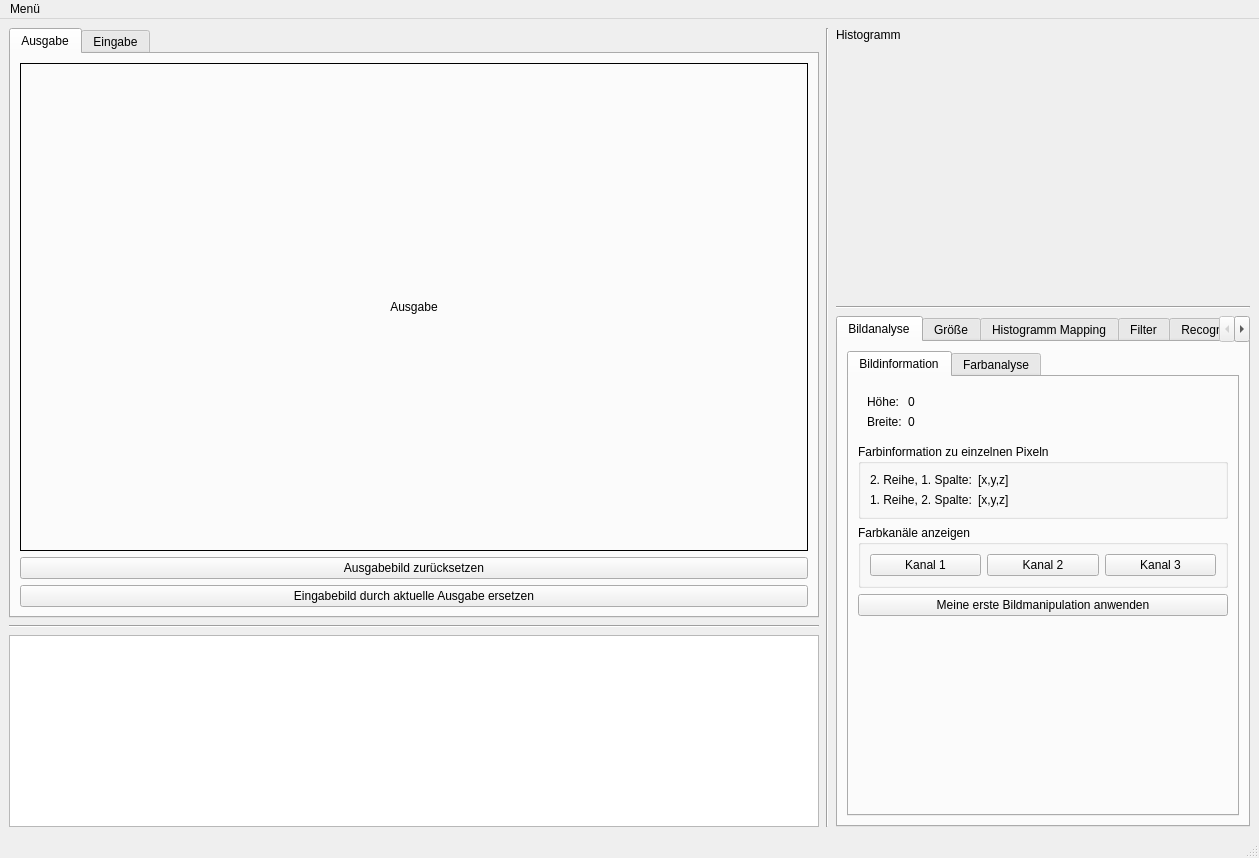
<?xml version="1.0" encoding="UTF-8"?>
<ui version="4.0">
 <class>MainWindow</class>
 <widget class="QMainWindow" name="MainWindow">
  <property name="geometry">
   <rect>
    <x>0</x>
    <y>0</y>
    <width>1259</width>
    <height>858</height>
   </rect>
  </property>
  <property name="windowTitle">
   <string>Image Playground</string>
  </property>
  <widget class="QWidget" name="centralwidget">
   <property name="sizePolicy">
    <sizepolicy hsizetype="Maximum" vsizetype="Maximum">
     <horstretch>0</horstretch>
     <verstretch>0</verstretch>
    </sizepolicy>
   </property>
   <layout class="QHBoxLayout" name="horizontalLayout_5">
    <item>
     <layout class="QHBoxLayout" name="horizontalLayout">
      <property name="spacing">
       <number>7</number>
      </property>
      <property name="sizeConstraint">
       <enum>QLayout::SetDefaultConstraint</enum>
      </property>
      <item>
       <layout class="QVBoxLayout" name="layout_left">
        <item>
         <widget class="QTabWidget" name="tab_widget_image">
          <property name="minimumSize">
           <size>
            <width>500</width>
            <height>500</height>
           </size>
          </property>
          <property name="autoFillBackground">
           <bool>true</bool>
          </property>
          <property name="currentIndex">
           <number>0</number>
          </property>
          <widget class="QWidget" name="tab_output_image">
           <property name="autoFillBackground">
            <bool>false</bool>
           </property>
           <attribute name="title">
            <string>Ausgabe</string>
           </attribute>
           <layout class="QVBoxLayout" name="verticalLayout_3">
            <item>
             <widget class="QLabel" name="label_output_image">
              <property name="sizePolicy">
               <sizepolicy hsizetype="MinimumExpanding" vsizetype="MinimumExpanding">
                <horstretch>0</horstretch>
                <verstretch>0</verstretch>
               </sizepolicy>
              </property>
              <property name="frameShape">
               <enum>QFrame::Box</enum>
              </property>
              <property name="frameShadow">
               <enum>QFrame::Plain</enum>
              </property>
              <property name="text">
               <string>Ausgabe</string>
              </property>
              <property name="scaledContents">
               <bool>false</bool>
              </property>
              <property name="alignment">
               <set>Qt::AlignCenter</set>
              </property>
             </widget>
            </item>
            <item>
             <widget class="QPushButton" name="pushButton_reset_output_image">
              <property name="text">
               <string>Ausgabebild zurücksetzen</string>
              </property>
             </widget>
            </item>
            <item>
             <widget class="QPushButton" name="pushButton_overwrite_input_image">
              <property name="text">
               <string>Eingabebild durch aktuelle Ausgabe ersetzen</string>
              </property>
             </widget>
            </item>
           </layout>
          </widget>
          <widget class="QWidget" name="tab_input_image">
           <attribute name="title">
            <string>Eingabe</string>
           </attribute>
           <layout class="QVBoxLayout" name="verticalLayout_4">
            <item>
             <widget class="QLabel" name="label_input_image">
              <property name="sizePolicy">
               <sizepolicy hsizetype="MinimumExpanding" vsizetype="MinimumExpanding">
                <horstretch>0</horstretch>
                <verstretch>0</verstretch>
               </sizepolicy>
              </property>
              <property name="autoFillBackground">
               <bool>false</bool>
              </property>
              <property name="frameShape">
               <enum>QFrame::Box</enum>
              </property>
              <property name="text">
               <string>Eingabe</string>
              </property>
              <property name="scaledContents">
               <bool>false</bool>
              </property>
              <property name="alignment">
               <set>Qt::AlignCenter</set>
              </property>
             </widget>
            </item>
           </layout>
          </widget>
         </widget>
        </item>
        <item>
         <widget class="Line" name="line">
          <property name="orientation">
           <enum>Qt::Horizontal</enum>
          </property>
         </widget>
        </item>
        <item alignment="Qt::AlignBottom">
         <widget class="QTextBrowser" name="text_output">
          <property name="minimumSize">
           <size>
            <width>0</width>
            <height>150</height>
           </size>
          </property>
         </widget>
        </item>
       </layout>
      </item>
      <item>
       <widget class="Line" name="vertical_line">
        <property name="orientation">
         <enum>Qt::Vertical</enum>
        </property>
       </widget>
      </item>
      <item>
       <layout class="QVBoxLayout" name="layout_right">
        <item>
         <widget class="QLabel" name="label">
          <property name="text">
           <string>Histogramm</string>
          </property>
         </widget>
        </item>
        <item>
         <widget class="MplWidget" name="widget_histogram" native="true">
          <property name="sizePolicy">
           <sizepolicy hsizetype="Fixed" vsizetype="Fixed">
            <horstretch>0</horstretch>
            <verstretch>0</verstretch>
           </sizepolicy>
          </property>
          <property name="minimumSize">
           <size>
            <width>400</width>
            <height>250</height>
           </size>
          </property>
          <property name="autoFillBackground">
           <bool>true</bool>
          </property>
         </widget>
        </item>
        <item>
         <widget class="Line" name="horizontal_line">
          <property name="contextMenuPolicy">
           <enum>Qt::PreventContextMenu</enum>
          </property>
          <property name="orientation">
           <enum>Qt::Horizontal</enum>
          </property>
         </widget>
        </item>
        <item>
         <widget class="QTabWidget" name="tabWidget_controller">
          <property name="sizePolicy">
           <sizepolicy hsizetype="Maximum" vsizetype="Expanding">
            <horstretch>0</horstretch>
            <verstretch>0</verstretch>
           </sizepolicy>
          </property>
          <property name="minimumSize">
           <size>
            <width>400</width>
            <height>0</height>
           </size>
          </property>
          <property name="currentIndex">
           <number>0</number>
          </property>
          <widget class="QWidget" name="tab_image_analysis">
           <attribute name="title">
            <string>Bildanalyse</string>
           </attribute>
           <layout class="QVBoxLayout" name="verticalLayout_7">
            <item>
             <widget class="QTabWidget" name="tabWidget_analysis">
              <property name="sizePolicy">
               <sizepolicy hsizetype="Maximum" vsizetype="MinimumExpanding">
                <horstretch>0</horstretch>
                <verstretch>0</verstretch>
               </sizepolicy>
              </property>
              <property name="minimumSize">
               <size>
                <width>380</width>
                <height>0</height>
               </size>
              </property>
              <property name="currentIndex">
               <number>0</number>
              </property>
              <widget class="QWidget" name="widget_image_information">
               <attribute name="title">
                <string>Bildinformation</string>
               </attribute>
               <layout class="QVBoxLayout" name="verticalLayout_8">
                <item>
                 <widget class="QWidget" name="widget" native="true">
                  <layout class="QFormLayout" name="formLayout">
                   <item row="0" column="0">
                    <widget class="QLabel" name="label_height_text">
                     <property name="text">
                      <string>Höhe:</string>
                     </property>
                    </widget>
                   </item>
                   <item row="0" column="1">
                    <widget class="QLabel" name="label_height_image">
                     <property name="text">
                      <string>0</string>
                     </property>
                    </widget>
                   </item>
                   <item row="1" column="0">
                    <widget class="QLabel" name="label_width_text">
                     <property name="text">
                      <string>Breite:</string>
                     </property>
                    </widget>
                   </item>
                   <item row="1" column="1">
                    <widget class="QLabel" name="label_width_image">
                     <property name="text">
                      <string>0</string>
                     </property>
                    </widget>
                   </item>
                  </layout>
                 </widget>
                </item>
                <item>
                 <widget class="QGroupBox" name="groupBox_2">
                  <property name="title">
                   <string>Farbinformation zu einzelnen Pixeln</string>
                  </property>
                  <layout class="QFormLayout" name="formLayout_4">
                   <item row="0" column="0">
                    <widget class="QLabel" name="label_4">
                     <property name="text">
                      <string>2. Reihe, 1. Spalte:</string>
                     </property>
                    </widget>
                   </item>
                   <item row="0" column="1">
                    <widget class="QLabel" name="label_color_pixel1">
                     <property name="text">
                      <string>[x,y,z]</string>
                     </property>
                    </widget>
                   </item>
                   <item row="1" column="0">
                    <widget class="QLabel" name="label_5">
                     <property name="text">
                      <string>1. Reihe, 2. Spalte:</string>
                     </property>
                    </widget>
                   </item>
                   <item row="1" column="1">
                    <widget class="QLabel" name="label_color_pixel2">
                     <property name="text">
                      <string>[x,y,z]</string>
                     </property>
                    </widget>
                   </item>
                  </layout>
                 </widget>
                </item>
                <item>
                 <widget class="QGroupBox" name="groupBox">
                  <property name="title">
                   <string>Farbkanäle anzeigen</string>
                  </property>
                  <layout class="QHBoxLayout" name="horizontalLayout_4">
                   <item>
                    <widget class="QPushButton" name="pushButton_show_channel1">
                     <property name="text">
                      <string>Kanal 1</string>
                     </property>
                    </widget>
                   </item>
                   <item>
                    <widget class="QPushButton" name="pushButton_show_channel2">
                     <property name="text">
                      <string>Kanal 2</string>
                     </property>
                    </widget>
                   </item>
                   <item>
                    <widget class="QPushButton" name="pushButton_show_channel3">
                     <property name="text">
                      <string>Kanal 3</string>
                     </property>
                    </widget>
                   </item>
                  </layout>
                 </widget>
                </item>
                <item>
                 <widget class="QPushButton" name="pushButton_do_image_manipulation">
                  <property name="text">
                   <string>Meine erste Bildmanipulation anwenden</string>
                  </property>
                 </widget>
                </item>
                <item>
                 <spacer name="verticalSpacer_3">
                  <property name="orientation">
                   <enum>Qt::Vertical</enum>
                  </property>
                  <property name="sizeHint" stdset="0">
                   <size>
                    <width>20</width>
                    <height>40</height>
                   </size>
                  </property>
                 </spacer>
                </item>
               </layout>
              </widget>
              <widget class="QWidget" name="widget_color_analysis">
               <property name="sizePolicy">
                <sizepolicy hsizetype="Fixed" vsizetype="Fixed">
                 <horstretch>0</horstretch>
                 <verstretch>0</verstretch>
                </sizepolicy>
               </property>
               <attribute name="title">
                <string>Farbanalyse</string>
               </attribute>
               <layout class="QVBoxLayout" name="verticalLayout_5">
                <item>
                 <layout class="QVBoxLayout" name="verticalLayout_color_analysis">
                  <item>
                   <widget class="QLabel" name="label_color_analysis">
                    <property name="maximumSize">
                     <size>
                      <width>16777215</width>
                      <height>20</height>
                     </size>
                    </property>
                    <property name="text">
                     <string>Anzahl Cluster: </string>
                    </property>
                    <property name="scaledContents">
                     <bool>false</bool>
                    </property>
                    <property name="alignment">
                     <set>Qt::AlignLeading|Qt::AlignLeft|Qt::AlignTop</set>
                    </property>
                   </widget>
                  </item>
                  <item>
                   <widget class="QSlider" name="horizontalSlider_color_clusters">
                    <property name="sizePolicy">
                     <sizepolicy hsizetype="Maximum" vsizetype="Fixed">
                      <horstretch>0</horstretch>
                      <verstretch>0</verstretch>
                     </sizepolicy>
                    </property>
                    <property name="minimumSize">
                     <size>
                      <width>370</width>
                      <height>0</height>
                     </size>
                    </property>
                    <property name="sizeIncrement">
                     <size>
                      <width>380</width>
                      <height>0</height>
                     </size>
                    </property>
                    <property name="minimum">
                     <number>1</number>
                    </property>
                    <property name="maximum">
                     <number>10</number>
                    </property>
                    <property name="sliderPosition">
                     <number>3</number>
                    </property>
                    <property name="orientation">
                     <enum>Qt::Horizontal</enum>
                    </property>
                    <property name="tickPosition">
                     <enum>QSlider::TicksBelow</enum>
                    </property>
                    <property name="tickInterval">
                     <number>1</number>
                    </property>
                   </widget>
                  </item>
                  <item>
                   <widget class="Line" name="line_2">
                    <property name="sizePolicy">
                     <sizepolicy hsizetype="Maximum" vsizetype="Fixed">
                      <horstretch>0</horstretch>
                      <verstretch>0</verstretch>
                     </sizepolicy>
                    </property>
                    <property name="minimumSize">
                     <size>
                      <width>370</width>
                      <height>0</height>
                     </size>
                    </property>
                    <property name="sizeIncrement">
                     <size>
                      <width>370</width>
                      <height>0</height>
                     </size>
                    </property>
                    <property name="orientation">
                     <enum>Qt::Horizontal</enum>
                    </property>
                   </widget>
                  </item>
                  <item>
                   <widget class="QLabel" name="label_image_color_analysis_output">
                    <property name="sizePolicy">
                     <sizepolicy hsizetype="Maximum" vsizetype="Preferred">
                      <horstretch>0</horstretch>
                      <verstretch>0</verstretch>
                     </sizepolicy>
                    </property>
                    <property name="minimumSize">
                     <size>
                      <width>370</width>
                      <height>0</height>
                     </size>
                    </property>
                    <property name="text">
                     <string>Output</string>
                    </property>
                    <property name="alignment">
                     <set>Qt::AlignCenter</set>
                    </property>
                   </widget>
                  </item>
                 </layout>
                </item>
               </layout>
              </widget>
             </widget>
            </item>
           </layout>
          </widget>
          <widget class="QWidget" name="tab_geometric_adjustments">
           <attribute name="title">
            <string>Größe</string>
           </attribute>
           <layout class="QGridLayout" name="gridLayout_2">
            <item row="1" column="1">
             <widget class="QLineEdit" name="lineEdit_image_width">
              <property name="sizePolicy">
               <sizepolicy hsizetype="Fixed" vsizetype="Fixed">
                <horstretch>0</horstretch>
                <verstretch>0</verstretch>
               </sizepolicy>
              </property>
              <property name="placeholderText">
               <string>100</string>
              </property>
             </widget>
            </item>
            <item row="4" column="0" colspan="2">
             <widget class="QPushButton" name="pushButton_adjust_image_size">
              <property name="text">
               <string>Größe anpassen</string>
              </property>
             </widget>
            </item>
            <item row="2" column="1">
             <widget class="QCheckBox" name="checkBox_fix_image_size">
              <property name="text">
               <string>Seitenverhältnis fixieren</string>
              </property>
              <property name="checked">
               <bool>true</bool>
              </property>
             </widget>
            </item>
            <item row="1" column="0">
             <widget class="QLabel" name="label_3">
              <property name="text">
               <string>Neue Breite</string>
              </property>
             </widget>
            </item>
            <item row="0" column="1">
             <widget class="QLineEdit" name="lineEdit_image_height">
              <property name="sizePolicy">
               <sizepolicy hsizetype="Fixed" vsizetype="Fixed">
                <horstretch>0</horstretch>
                <verstretch>0</verstretch>
               </sizepolicy>
              </property>
              <property name="placeholderText">
               <string>100</string>
              </property>
             </widget>
            </item>
            <item row="0" column="0">
             <widget class="QLabel" name="label_2">
              <property name="text">
               <string>Neue Höhe</string>
              </property>
             </widget>
            </item>
            <item row="5" column="1">
             <spacer name="verticalSpacer">
              <property name="orientation">
               <enum>Qt::Vertical</enum>
              </property>
              <property name="sizeHint" stdset="0">
               <size>
                <width>20</width>
                <height>40</height>
               </size>
              </property>
             </spacer>
            </item>
           </layout>
          </widget>
          <widget class="QWidget" name="tab_histogram_manip">
           <attribute name="title">
            <string>Histogramm Mapping</string>
           </attribute>
           <layout class="QVBoxLayout" name="verticalLayout_9">
            <item>
             <widget class="QPushButton" name="pushButton_hist_stretch">
              <property name="text">
               <string>Histogram Stretch</string>
              </property>
             </widget>
            </item>
            <item>
             <widget class="QPushButton" name="pushButton_hist_equalization">
              <property name="text">
               <string>Histogram Equalization</string>
              </property>
             </widget>
            </item>
            <item>
             <widget class="Line" name="line_3">
              <property name="orientation">
               <enum>Qt::Horizontal</enum>
              </property>
             </widget>
            </item>
            <item>
             <widget class="QPushButton" name="pushButton_hist_log">
              <property name="text">
               <string>Logarithmus</string>
              </property>
             </widget>
            </item>
            <item>
             <widget class="QPushButton" name="pushButton_hist_exp">
              <property name="text">
               <string>Exponentialfunktion</string>
              </property>
             </widget>
            </item>
            <item>
             <widget class="QPushButton" name="pushButton_hist_inv">
              <property name="text">
               <string>Histogramm invertieren</string>
              </property>
             </widget>
            </item>
            <item>
             <widget class="QGroupBox" name="groupBox_6">
              <property name="title">
               <string>Threshold</string>
              </property>
              <layout class="QVBoxLayout" name="verticalLayout">
               <property name="topMargin">
                <number>0</number>
               </property>
               <property name="bottomMargin">
                <number>0</number>
               </property>
               <item>
                <widget class="QSlider" name="horizontalSlider_hist_threshold">
                 <property name="maximum">
                  <number>255</number>
                 </property>
                 <property name="value">
                  <number>128</number>
                 </property>
                 <property name="orientation">
                  <enum>Qt::Horizontal</enum>
                 </property>
                 <property name="tickPosition">
                  <enum>QSlider::TicksBelow</enum>
                 </property>
                 <property name="tickInterval">
                  <number>0</number>
                 </property>
                </widget>
               </item>
              </layout>
             </widget>
            </item>
            <item>
             <widget class="QPushButton" name="pushButton_hist_fill">
              <property name="text">
               <string>Histogrammlücken füllen</string>
              </property>
             </widget>
            </item>
            <item>
             <spacer name="verticalSpacer_4">
              <property name="orientation">
               <enum>Qt::Vertical</enum>
              </property>
              <property name="sizeHint" stdset="0">
               <size>
                <width>20</width>
                <height>40</height>
               </size>
              </property>
             </spacer>
            </item>
           </layout>
          </widget>
          <widget class="QWidget" name="tab_filter">
           <attribute name="title">
            <string>Filter</string>
           </attribute>
           <layout class="QVBoxLayout" name="verticalLayout_6">
            <item>
             <widget class="QGroupBox" name="groupBox_3">
              <property name="sizePolicy">
               <sizepolicy hsizetype="Minimum" vsizetype="Minimum">
                <horstretch>0</horstretch>
                <verstretch>0</verstretch>
               </sizepolicy>
              </property>
              <property name="title">
               <string>Weichzeichnungsfilter</string>
              </property>
              <layout class="QVBoxLayout" name="verticalLayout_11">
               <item>
                <widget class="QWidget" name="widget_2" native="true">
                 <layout class="QHBoxLayout" name="horizontalLayout_7">
                  <property name="topMargin">
                   <number>0</number>
                  </property>
                  <property name="bottomMargin">
                   <number>0</number>
                  </property>
                  <item>
                   <widget class="QLabel" name="label_8">
                    <property name="text">
                     <string>Filtergröße:</string>
                    </property>
                   </widget>
                  </item>
                  <item>
                   <widget class="QSpinBox" name="spinBox_filter_avg_size">
                    <property name="readOnly">
                     <bool>false</bool>
                    </property>
                    <property name="buttonSymbols">
                     <enum>QAbstractSpinBox::UpDownArrows</enum>
                    </property>
                    <property name="accelerated">
                     <bool>false</bool>
                    </property>
                    <property name="correctionMode">
                     <enum>QAbstractSpinBox::CorrectToNearestValue</enum>
                    </property>
                    <property name="keyboardTracking">
                     <bool>false</bool>
                    </property>
                    <property name="showGroupSeparator" stdset="0">
                     <bool>false</bool>
                    </property>
                    <property name="minimum">
                     <number>3</number>
                    </property>
                    <property name="singleStep">
                     <number>2</number>
                    </property>
                   </widget>
                  </item>
                 </layout>
                </widget>
               </item>
               <item>
                <widget class="QWidget" name="widget_3" native="true">
                 <layout class="QHBoxLayout" name="horizontalLayout_6">
                  <property name="topMargin">
                   <number>0</number>
                  </property>
                  <property name="bottomMargin">
                   <number>0</number>
                  </property>
                  <item>
                   <widget class="QPushButton" name="pushButton_filter_movAvg">
                    <property name="text">
                     <string>Moving Average</string>
                    </property>
                   </widget>
                  </item>
                  <item>
                   <widget class="QPushButton" name="pushButton_filter_gauss">
                    <property name="sizePolicy">
                     <sizepolicy hsizetype="Minimum" vsizetype="Fixed">
                      <horstretch>0</horstretch>
                      <verstretch>0</verstretch>
                     </sizepolicy>
                    </property>
                    <property name="text">
                     <string>Gauß-Filter</string>
                    </property>
                   </widget>
                  </item>
                  <item>
                   <widget class="QPushButton" name="pushButton_filter_median">
                    <property name="text">
                     <string>Median-Filter</string>
                    </property>
                   </widget>
                  </item>
                 </layout>
                </widget>
               </item>
              </layout>
             </widget>
            </item>
            <item>
             <widget class="QGroupBox" name="groupBox_4">
              <property name="sizePolicy">
               <sizepolicy hsizetype="Minimum" vsizetype="Preferred">
                <horstretch>0</horstretch>
                <verstretch>0</verstretch>
               </sizepolicy>
              </property>
              <property name="title">
               <string>Kantenerkennung</string>
              </property>
              <layout class="QHBoxLayout" name="horizontalLayout_3">
               <property name="topMargin">
                <number>0</number>
               </property>
               <property name="bottomMargin">
                <number>0</number>
               </property>
               <item>
                <widget class="QPushButton" name="pushButton_filter_sobelX">
                 <property name="text">
                  <string>Sobel X</string>
                 </property>
                </widget>
               </item>
               <item>
                <widget class="QPushButton" name="pushButton_filter_sobelY">
                 <property name="text">
                  <string>Sobel Y</string>
                 </property>
                </widget>
               </item>
              </layout>
             </widget>
            </item>
            <item>
             <widget class="Line" name="line_4">
              <property name="orientation">
               <enum>Qt::Horizontal</enum>
              </property>
             </widget>
            </item>
            <item>
             <widget class="QGroupBox" name="groupBox_5">
              <property name="title">
               <string>Moving Average - Auswertung</string>
              </property>
              <layout class="QVBoxLayout" name="verticalLayout_10">
               <property name="topMargin">
                <number>0</number>
               </property>
               <property name="bottomMargin">
                <number>0</number>
               </property>
               <item>
                <widget class="QPushButton" name="pushButton_filter_movAvg_conv">
                 <property name="text">
                  <string>Faltung</string>
                 </property>
                </widget>
               </item>
               <item>
                <widget class="QPushButton" name="pushButton_filter_movAvg_sep">
                 <property name="text">
                  <string>Separierbarer Filter</string>
                 </property>
                </widget>
               </item>
               <item>
                <widget class="QPushButton" name="pushButton_filter_movAvg_int">
                 <property name="text">
                  <string>Integralbild</string>
                 </property>
                </widget>
               </item>
               <item>
                <widget class="Line" name="line_5">
                 <property name="orientation">
                  <enum>Qt::Horizontal</enum>
                 </property>
                </widget>
               </item>
               <item>
                <widget class="QPushButton" name="pushButton_filter_evaluation">
                 <property name="text">
                  <string>Auswertung durchführen</string>
                 </property>
                </widget>
               </item>
              </layout>
             </widget>
            </item>
            <item>
             <spacer name="verticalSpacer_2">
              <property name="orientation">
               <enum>Qt::Vertical</enum>
              </property>
              <property name="sizeHint" stdset="0">
               <size>
                <width>20</width>
                <height>40</height>
               </size>
              </property>
             </spacer>
            </item>
           </layout>
          </widget>
          <widget class="QWidget" name="tab_AI">
           <attribute name="title">
            <string>Recognition</string>
           </attribute>
           <layout class="QFormLayout" name="formLayout_3">
            <item row="0" column="0">
             <widget class="QPushButton" name="pushButton_AWS_Labeling">
              <property name="text">
               <string>AWS Rekognition Labeling</string>
              </property>
             </widget>
            </item>
           </layout>
          </widget>
         </widget>
        </item>
       </layout>
      </item>
     </layout>
    </item>
   </layout>
  </widget>
  <widget class="QMenuBar" name="menubar">
   <property name="geometry">
    <rect>
     <x>0</x>
     <y>0</y>
     <width>1259</width>
     <height>37</height>
    </rect>
   </property>
   <widget class="QMenu" name="menuMen">
    <property name="title">
     <string>Menü</string>
    </property>
    <addaction name="actionBild_laden"/>
    <addaction name="actionBild_speichern"/>
    <addaction name="action_save_histogram"/>
   </widget>
   <addaction name="menuMen"/>
  </widget>
  <widget class="QStatusBar" name="statusbar">
   <property name="enabled">
    <bool>true</bool>
   </property>
  </widget>
  <action name="actionBild_laden">
   <property name="text">
    <string>Bild laden</string>
   </property>
  </action>
  <action name="actionBild_speichern">
   <property name="text">
    <string>Bild speichern</string>
   </property>
  </action>
  <action name="action_save_histogram">
   <property name="text">
    <string>Histogramm speichern</string>
   </property>
  </action>
 </widget>
 <customwidgets>
  <customwidget>
   <class>MplWidget</class>
   <extends>QWidget</extends>
   <header>MplWidget</header>
   <container>1</container>
  </customwidget>
 </customwidgets>
 <resources/>
 <connections/>
</ui>
